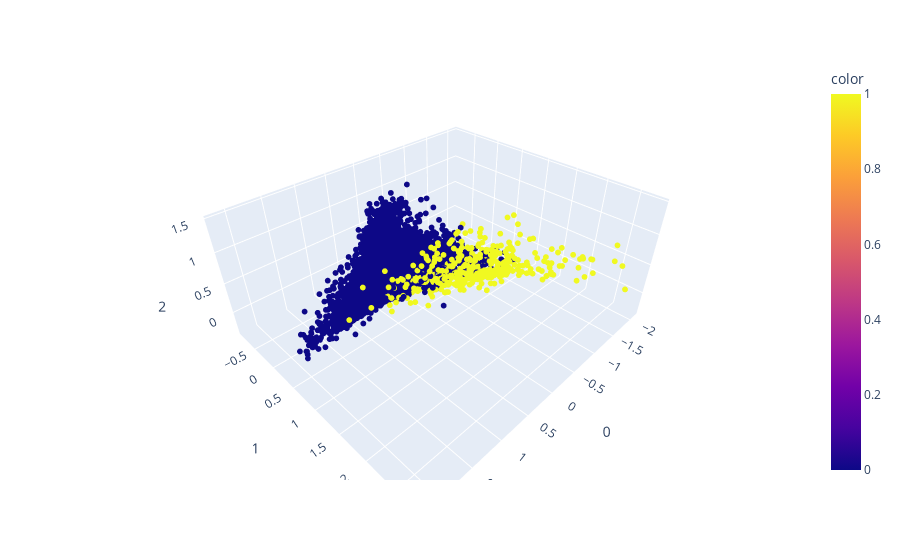

This figure's notebook cell:
### Code cell
pca = PCA(n_components=3)
X_pca = pca.fit_transform(X)
print(pca.explained_variance_ratio_)
print(sum(pca.explained_variance_ratio_))
fig = px.scatter_3d(X_pca, x=0, y=1, z=2, color=y)
fig.update_traces(marker=dict(size=2))
fig.show()
fig.write_html('wykres_pca_3d_zadanie_2.html')

### Figure 1 — Plotly figure (JSON) as saved in the notebook; plotly's stock layout.template omitted (floating-point values rounded to 4 significant figures; data arrays with more than 128 entries replaced by an {"elided": "..."} marker saying what was removed)
{"data": [{"hovertemplate": "0=%{x}<br>1=%{y}<br>2=%{z}<br>color=%{marker.color}<extra></extra>", "legendgroup": "", "marker": {"color": {"elided": "10000 int values"}, "coloraxis": "coloraxis", "size": 2, "symbol": "circle"}, "mode": "markers", "name": "", "scene": "scene", "showlegend": false, "type": "scatter3d", "x": {"elided": "10000 float values"}, "y": {"elided": "10000 float values"}, "z": {"elided": "10000 float values"}}], "layout": {"coloraxis": {"colorbar": {"title": {"text": "color"}}, "colorscale": [[0, "#0d0887"], [0.1111, "#46039f"], [0.2222, "#7201a8"], [0.3333, "#9c179e"], [0.4444, "#bd3786"], [0.5556, "#d8576b"], [0.6667, "#ed7953"], [0.7778, "#fb9f3a"], [0.8889, "#fdca26"], [1, "#f0f921"]]}, "legend": {"tracegroupgap": 0}, "margin": {"t": 60}, "scene": {"domain": {"x": [0, 1], "y": [0, 1]}, "xaxis": {"title": {"text": "0"}}, "yaxis": {"title": {"text": "1"}}, "zaxis": {"title": {"text": "2"}}}}}
